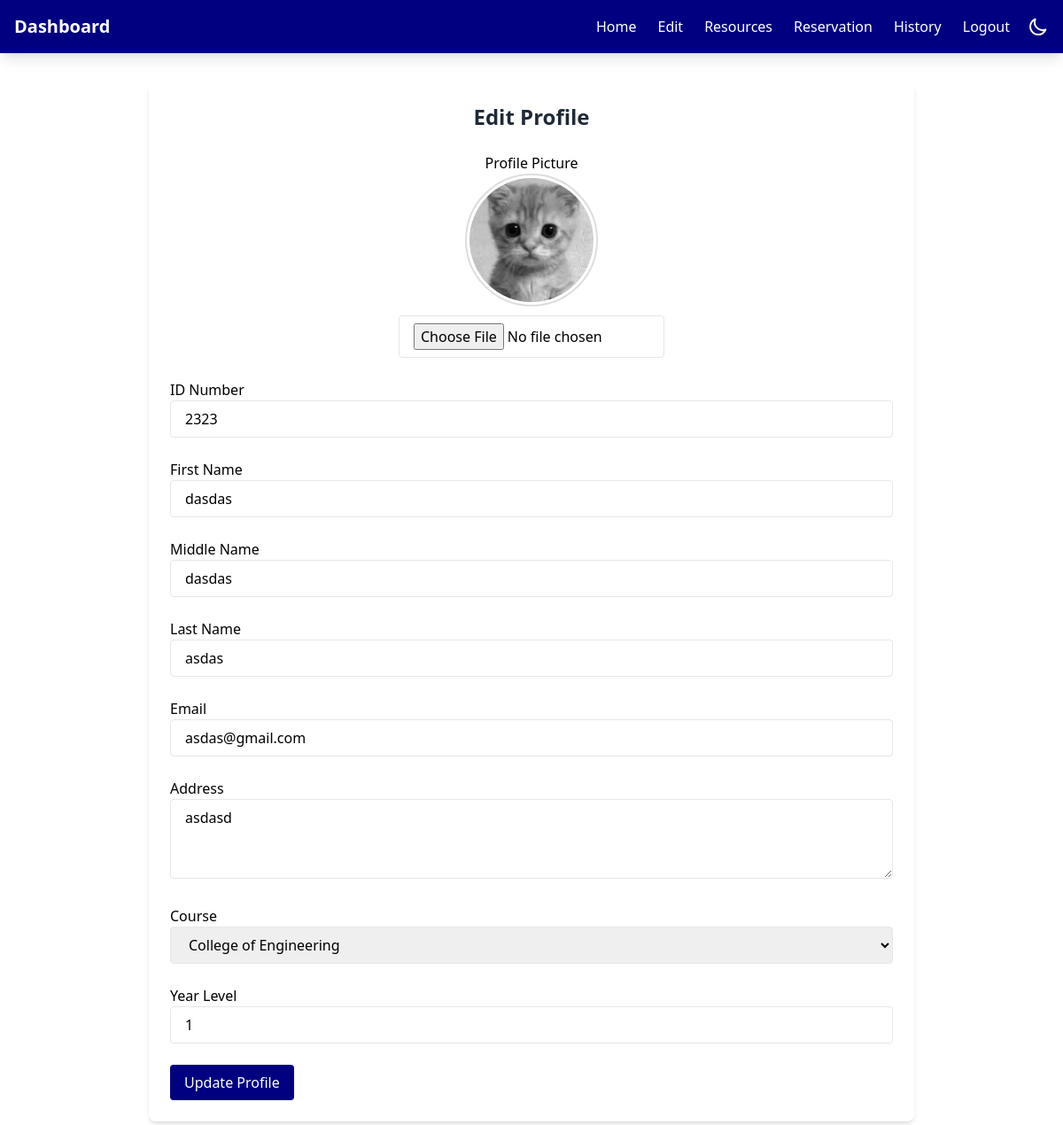
The page /edit_profile.php (signed in) on the database its author committed.
### tables this page shows
CREATE TABLE `students` (
  `StudID` int(11) NOT NULL,
  `IDNO` int(11) NOT NULL,
  `Last_Name` varchar(100) NOT NULL,
  `First_Name` varchar(100) NOT NULL,
  `Mid_Name` varchar(100) NOT NULL,
  `Course` varchar(100) NOT NULL,
  `Year_lvl` int(11) NOT NULL,
  `Username` varchar(100) NOT NULL,
  `Password` varchar(100) NOT NULL,
  `profile_image` varchar(255) NOT NULL,
  `Email` varchar(255) NOT NULL,
  `Address` varchar(255) NOT NULL
);

### edit_profile.php (the view, shortened to what this page needs)
<!DOCTYPE html>
<html lang="en" class="light">
<head>
    <link rel="stylesheet" href="">
</head>
<body class="light">
<?php
include 'header.php';
$servername = "localhost";
$username = "root";
$password = "";
$database = "users";
$conn = new mysqli($servername, $username, $password, $database);
$firstname = $_SESSION['firstname'];
$sql = "SELECT * FROM students WHERE First_Name = ?";
$stmt = $conn->prepare($sql);
$stmt->bind_param("s", $firstname);
$stmt->execute();
$result = $stmt->get_result();
$user = $result->fetch_assoc();
?>
<nav class="bg-primary shadow-lg">
        <div class="max-w-7xl mx-auto px-4">
            <div class="flex justify-between items-center">
                <span class="text-white text-xl font-bold py-4">Dashboard</span>
                <div class="flex space-x-4">
                    <div class="hidden md:flex items-center space-x-4">
                        <a href="index.php" class="nav-link text-white hover:text-gray-200">Home</a>
                        <a href="edit_profile.php" class="nav-link text-white hover:text-gray-200">Edit</a>
                        <a href="resources.php" class="nav-link text-white hover:text-gray-200">Resources</a>
                        <a href="reservation.php" class="nav-link text-white hover:text-gray-200">Reservation</a>
                        <a href="history.php" class="nav-link text-white hover:text-gray-200">History</a>
                        <a href="login.php" class="nav-link text-white hover:text-gray-200">Logout</a>
                        <button id="darkModeToggle" class="text-white hover:text-gray-200">
                        </button>
                    </div>
                </div>
            </div>
        </div>
    </nav>
<div class="max-w-4xl mx-auto px-4 py-8">
    <div class="bg-white rounded-lg shadow-md p-6 slide-in-top">
        <h2 class="text-2xl font-bold text-center text-gray-800 mb-6">Edit Profile</h2>
        <form id="profileForm" method="POST" enctype="multipart/form-data" class="space-y-6">
            <div class="form-group mb-3 text-center">
                <label for="profile_image">Profile Picture</label>
                <div class="profile-image-container">
                    <?php if (!empty($user['profile_image']) && file_exists($user['profile_image'])): ?>
                        <img src="<?php echo htmlspecialchars($user['profile_image']); ?>"
                             alt="Current Profile Picture"
                             class="profile-preview mb-2"
                             style="max-width: 150px; border-radius: 50%;">
                    <?php endif; ?>
                    <input type="file" class="form-control" id="profile_image" name="profile_image" accept="image/*" onchange="previewImage(this);">
                </div>
            </div>
            <div class="form-group mb-3">
                <label for="IDNO">ID Number</label>
                <input type="number" class="form-control" id="IDNO" name="IDNO"
       value="<?php echo isset($user['IDNO']) ? htmlspecialchars($user['IDNO']) : ''; ?>"
       readonly>
            </div>
            <div class="form-group mb-3">
                <label for="First_Name">First Name</label>
                <input type="text" class="form-control" id="First_Name" name="First_Name"
       value="<?php echo isset($user['First_Name']) ? htmlspecialchars($user['First_Name']) : ''; ?>" required>
            </div>
            <div class="form-group mb-3">
                <label for="Mid_Name">Middle Name</label>
                <input type="text" class="form-control" id="Mid_Name" name="Mid_Name"
       value="<?php echo isset($user['Mid_Name']) ? htmlspecialchars($user['Mid_Name']) : ''; ?>" required>
            </div>
            <div class="form-group mb-3">
                <label for="Last_Name">Last Name</label>
                <input type="text" class="form-control" id="Last_Name" name="Last_Name"
       value="<?php echo isset($user['Last_Name']) ? htmlspecialchars($user['Last_Name']) : ''; ?>" required>
            </div>
            <div class="form-group mb-3">
                <label for="Email">Email</label>
                <input type="Email" class="form-control" id="Email" name="Email"
                    value="<?php echo isset($user['Email']) ? htmlspecialchars($user['Email']) : ''; ?>" required>
            </div>
            <div class="form-group mb-3">
                <label for="Address">Address</label>
                <textarea class="form-control" id="Address" name="Address" rows="3" required><?php echo isset($user['Address']) ? htmlspecialchars($user['Address']) : ''; ?></textarea>
            </div>
            <div class="form-group mb-3">
                <label for="Course">Course</label>
                <select class="form-control" id="Course" name="Course" required>
                    <?php
                    $courses = [
                        'BSIT', 'BSCS', 'BSHM', 'BSBA',
                        'College of Customs Administration',
                        'College of Education',
                        'College of Engineering',
                        'College of Arts and Sciences',
                        'College of Nursing'
                    ];
                    foreach ($courses as $course) {
                        $selected = ($user['Course'] == $course) ? 'selected' : '';
                        echo "<option value=\"$course\" $selected>$course</option>";
                    }
                    ?>
                </select>
            </div>
            <div class="form-group mb-3">
                <label for="Year_lvl">Year Level</label>
                <input type="number" class="form-control" id="Year_lvl" name="Year_lvl" min="1" max="4"
       value="<?php echo isset($user['Year_lvl']) ? htmlspecialchars($user['Year_lvl']) : ''; ?>" required>
            </div>
            <button type="submit" class="btn btn-primary w-100">Update Profile</button>
        </form>
    </div>
</div>
</body>
</html>

### edit_profile.php (style rules this page uses)
* { transition: background-color 0.3s ease, color 0.3s ease, border-color 0.3s ease; }
.nav-link { position: relative; padding: 0.5rem; }
.nav-link:after { content: ''; position: absolute; width: 0; height: 2px; bottom: 0; left: 0; background-color: white; transition: width 0.3s ease; }
.profile-image-container { text-align: center; margin-bottom: 20px; }
.profile-preview { display: block; margin: 0 auto 10px; border: 2px solid #ddd; padding: 3px; background: #fff; max-width: 150px; height: 150px; object-fit: cover; border-radius: 50%; }
#profile_image { max-width: 300px; margin: 0 auto; }

### rows shown on the page
students: profile_image (picture), IDNO "2323", First_Name "dasdas", Mid_Name "dasdas", Last_Name "asdas", Email "asdas@gmail.com", Address "asdasd", Year_lvl "1"

### other values the page prints
form field Course "College of Engineering"
